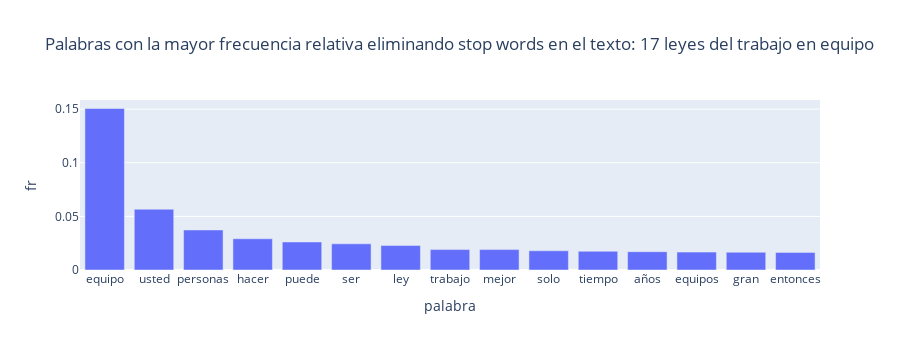

Write notebook code for a chart like this one.
### Markdown cell above
## Graficos

### Code cell
fig3 = px.bar(leyes.head(15), x = "palabra", y = "fr",height=350,
              title="Palabras con la mayor frecuencia relativa eliminando stop words en el texto: 17 leyes del trabajo en equipo ")
fig3.show()

### Figure 1 — Plotly figure (JSON) as saved in the notebook; plotly's stock layout.template omitted (floating-point values rounded to 4 significant figures)
{"data": [{"alignmentgroup": "True", "hovertemplate": "palabra=%{x}<br>fr=%{y}<extra></extra>", "legendgroup": "", "marker": {"color": "#636efa", "pattern": {"shape": ""}}, "name": "", "offsetgroup": "", "orientation": "v", "showlegend": false, "textposition": "auto", "type": "bar", "x": ["equipo", "usted", "personas", "hacer", "puede", "ser", "ley", "trabajo", "mejor", "solo", "tiempo", "años", "equipos", "gran", "entonces"], "xaxis": "x", "y": [0.1506, 0.05663, 0.03734, 0.02913, 0.02614, 0.0244, 0.02278, 0.01904, 0.01904, 0.01792, 0.01743, 0.01705, 0.01668, 0.01655, 0.01643], "yaxis": "y"}], "layout": {"barmode": "relative", "height": 350, "legend": {"tracegroupgap": 0}, "title": {"text": "Palabras con la mayor frecuencia relativa eliminando stop words en el texto: 17 leyes del trabajo en equipo "}, "xaxis": {"anchor": "y", "domain": [0, 1], "title": {"text": "palabra"}}, "yaxis": {"anchor": "x", "domain": [0, 1], "title": {"text": "fr"}}}}
